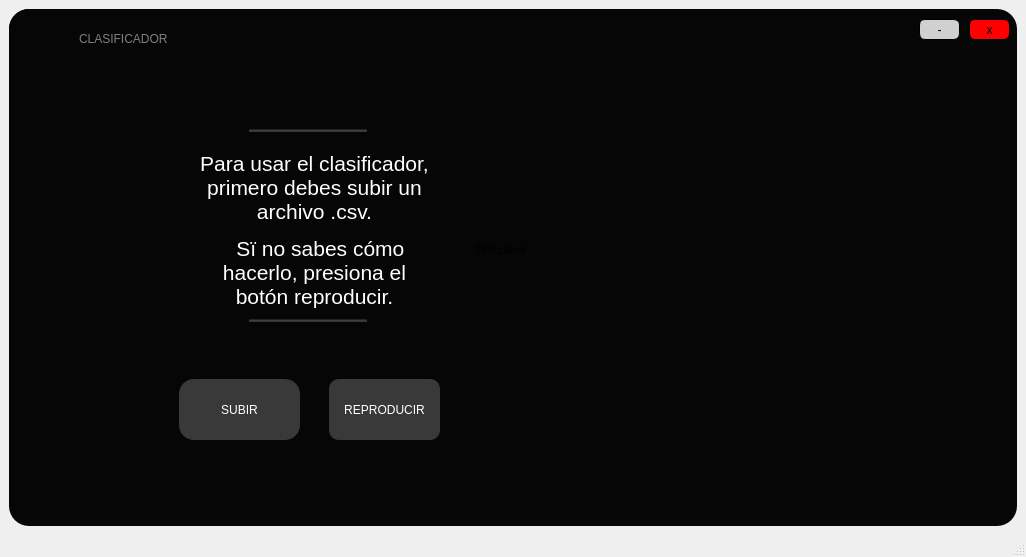
<?xml version="1.0" encoding="UTF-8"?>
<ui version="4.0">
 <class>Ventana1</class>
 <widget class="QMainWindow" name="Ventana1">
  <property name="geometry">
   <rect>
    <x>0</x>
    <y>0</y>
    <width>1026</width>
    <height>557</height>
   </rect>
  </property>
  <property name="windowTitle">
   <string>MainWindow</string>
  </property>
  <widget class="QWidget" name="centralwidget_2">
   <layout class="QGridLayout" name="gridLayout">
    <item row="0" column="0">
     <widget class="QWidget" name="widget_2" native="true">
      <property name="cursor">
       <cursorShape>ArrowCursor</cursorShape>
      </property>
      <property name="styleSheet">
       <string notr="true">QWidget#widget_2{

background-color: rgb(6, 6, 6);
border-radius:20px;
}</string>
      </property>
      <widget class="QFrame" name="frame_2">
       <property name="geometry">
        <rect>
         <x>0</x>
         <y>0</y>
         <width>1001</width>
         <height>51</height>
        </rect>
       </property>
       <property name="styleSheet">
        <string notr="true">QFrame#frame_2{
	background-color: rgb(6, 6, 6);
border-top-left-radius:20px;
border-top-right-radius:20px;

}</string>
       </property>
       <property name="frameShape">
        <enum>QFrame::StyledPanel</enum>
       </property>
       <property name="frameShadow">
        <enum>QFrame::Raised</enum>
       </property>
       <widget class="QPushButton" name="min_2">
        <property name="geometry">
         <rect>
          <x>910</x>
          <y>10</y>
          <width>41</width>
          <height>21</height>
         </rect>
        </property>
        <property name="cursor">
         <cursorShape>PointingHandCursor</cursorShape>
        </property>
        <property name="styleSheet">
         <string notr="true">QPushButton#min_2{
	background-color: rgb(208, 208, 208);
font: 16pt &quot;MS Shell Dlg 2&quot;;
border-radius:6px;
border: 1px solid black;


}</string>
        </property>
        <property name="text">
         <string>-</string>
        </property>
       </widget>
       <widget class="QPushButton" name="cerrar_2">
        <property name="geometry">
         <rect>
          <x>960</x>
          <y>10</y>
          <width>41</width>
          <height>21</height>
         </rect>
        </property>
        <property name="cursor">
         <cursorShape>PointingHandCursor</cursorShape>
        </property>
        <property name="styleSheet">
         <string notr="true">QPushButton#cerrar_2{

background-color: rgb(255, 0, 0);
border-radius:6px;
border: 1px solid black;
font: 11pt &quot;MS Shell Dlg 2&quot;;

}</string>
        </property>
        <property name="text">
         <string>x</string>
        </property>
       </widget>
       <widget class="QLabel" name="label_3">
        <property name="geometry">
         <rect>
          <x>20</x>
          <y>10</y>
          <width>41</width>
          <height>41</height>
         </rect>
        </property>
        <property name="styleSheet">
         <string notr="true">border-image: url(:/Iconos/Icono youtube.png);</string>
        </property>
        <property name="text">
         <string/>
        </property>
       </widget>
       <widget class="QLabel" name="label_2">
        <property name="geometry">
         <rect>
          <x>70</x>
          <y>20</y>
          <width>181</width>
          <height>20</height>
         </rect>
        </property>
        <property name="styleSheet">
         <string notr="true">font: 14pt &quot;Lucida Console&quot;;
color:gray
;
font: 70 15pt &quot;Rockwell Extra Bold&quot;;</string>
        </property>
        <property name="text">
         <string>CLASIFICADOR</string>
        </property>
       </widget>
      </widget>
      <widget class="QPushButton" name="BSubir">
       <property name="geometry">
        <rect>
         <x>170</x>
         <y>370</y>
         <width>121</width>
         <height>61</height>
        </rect>
       </property>
       <property name="cursor">
        <cursorShape>PointingHandCursor</cursorShape>
       </property>
       <property name="styleSheet">
        <string notr="true">QPushButton#BSubir{
background-color: rgb(52, 107, 98);
background-color: rgb(57, 57, 57);
font: 87 10pt &quot;Arial Black&quot;;
border-radius:15px;
font: 8pt &quot;Gill Sans Ultra Bold&quot;;
color:white;
}</string>
       </property>
       <property name="text">
        <string>SUBIR</string>
       </property>
      </widget>
      <widget class="QTextBrowser" name="textBrowser">
       <property name="geometry">
        <rect>
         <x>180</x>
         <y>100</y>
         <width>251</width>
         <height>231</height>
        </rect>
       </property>
       <property name="styleSheet">
        <string notr="true">color: rgb(255, 255, 255);
background-color: rgb(6, 6, 6);
font: 16pt &quot;Franklin Gothic Demi Cond&quot;;</string>
       </property>
       <property name="html">
        <string>&lt;!DOCTYPE HTML PUBLIC &quot;-//W3C//DTD HTML 4.0//EN&quot; &quot;http://www.w3.org/TR/REC-html40/strict.dtd&quot;&gt;
&lt;html&gt;&lt;head&gt;&lt;meta name=&quot;qrichtext&quot; content=&quot;1&quot; /&gt;&lt;style type=&quot;text/css&quot;&gt;
p, li { white-space: pre-wrap; }
&lt;/style&gt;&lt;/head&gt;&lt;body style=&quot; font-family:'Franklin Gothic Demi Cond'; font-size:16pt; font-weight:400; font-style:normal;&quot;&gt;
&lt;p align=&quot;justify&quot; style=&quot;-qt-paragraph-type:empty; margin-top:12px; margin-bottom:12px; margin-left:0px; margin-right:0px; -qt-block-indent:0; text-indent:0px;&quot;&gt;&lt;br /&gt;&lt;/p&gt;
&lt;p align=&quot;center&quot; style=&quot; margin-top:12px; margin-bottom:12px; margin-left:0px; margin-right:0px; -qt-block-indent:0; text-indent:0px;&quot;&gt;Para usar el clasificador, primero debes subir un archivo .csv.&lt;/p&gt;
&lt;p align=&quot;center&quot; style=&quot; margin-top:12px; margin-bottom:12px; margin-left:0px; margin-right:0px; -qt-block-indent:0; text-indent:0px;&quot;&gt;  Sï no sabes cómo hacerlo, presiona el botón reproducir.&lt;/p&gt;&lt;/body&gt;&lt;/html&gt;</string>
       </property>
      </widget>
      <widget class="Line" name="line">
       <property name="geometry">
        <rect>
         <x>170</x>
         <y>110</y>
         <width>20</width>
         <height>211</height>
        </rect>
       </property>
       <property name="styleSheet">
        <string notr="true">background-color: rgb(6, 6, 6);</string>
       </property>
       <property name="orientation">
        <enum>Qt::Vertical</enum>
       </property>
      </widget>
      <widget class="Line" name="line_2">
       <property name="geometry">
        <rect>
         <x>420</x>
         <y>110</y>
         <width>20</width>
         <height>211</height>
        </rect>
       </property>
       <property name="styleSheet">
        <string notr="true">background-color: rgb(6, 6, 6);</string>
       </property>
       <property name="orientation">
        <enum>Qt::Vertical</enum>
       </property>
      </widget>
      <widget class="Line" name="line_3">
       <property name="geometry">
        <rect>
         <x>240</x>
         <y>120</y>
         <width>118</width>
         <height>3</height>
        </rect>
       </property>
       <property name="styleSheet">
        <string notr="true">background-color: rgb(53, 53, 53);</string>
       </property>
       <property name="orientation">
        <enum>Qt::Horizontal</enum>
       </property>
      </widget>
      <widget class="Line" name="line_4">
       <property name="geometry">
        <rect>
         <x>240</x>
         <y>310</y>
         <width>118</width>
         <height>3</height>
        </rect>
       </property>
       <property name="styleSheet">
        <string notr="true">background-color: rgb(53, 53, 53);</string>
       </property>
       <property name="orientation">
        <enum>Qt::Horizontal</enum>
       </property>
      </widget>
      <widget class="QLabel" name="label">
       <property name="geometry">
        <rect>
         <x>466</x>
         <y>100</y>
         <width>281</width>
         <height>281</height>
        </rect>
       </property>
       <property name="text">
        <string>TextLabel</string>
       </property>
      </widget>
      <widget class="QWidget" name="widget" native="true">
       <property name="geometry">
        <rect>
         <x>430</x>
         <y>50</y>
         <width>521</width>
         <height>381</height>
        </rect>
       </property>
       <property name="styleSheet">
        <string notr="true"/>
       </property>
      </widget>
      <widget class="QPushButton" name="BReproducir">
       <property name="geometry">
        <rect>
         <x>320</x>
         <y>370</y>
         <width>111</width>
         <height>61</height>
        </rect>
       </property>
       <property name="cursor">
        <cursorShape>PointingHandCursor</cursorShape>
       </property>
       <property name="styleSheet">
        <string notr="true">QPushButton#BReproducir{
background-color: rgb(52, 107, 98);
background-color: rgb(57, 57, 57);
font: 87 10pt &quot;Arial Black&quot;;
border-radius:10px;
font: 8pt &quot;Gill Sans Ultra Bold&quot;;
color:white;
}</string>
       </property>
       <property name="text">
        <string>REPRODUCIR</string>
       </property>
      </widget>
     </widget>
    </item>
   </layout>
  </widget>
  <widget class="QStatusBar" name="statusbar"/>
 </widget>
 <resources>
  <include location="../Imagenes y video/imagen.qrc"/>
 </resources>
 <connections/>
</ui>
